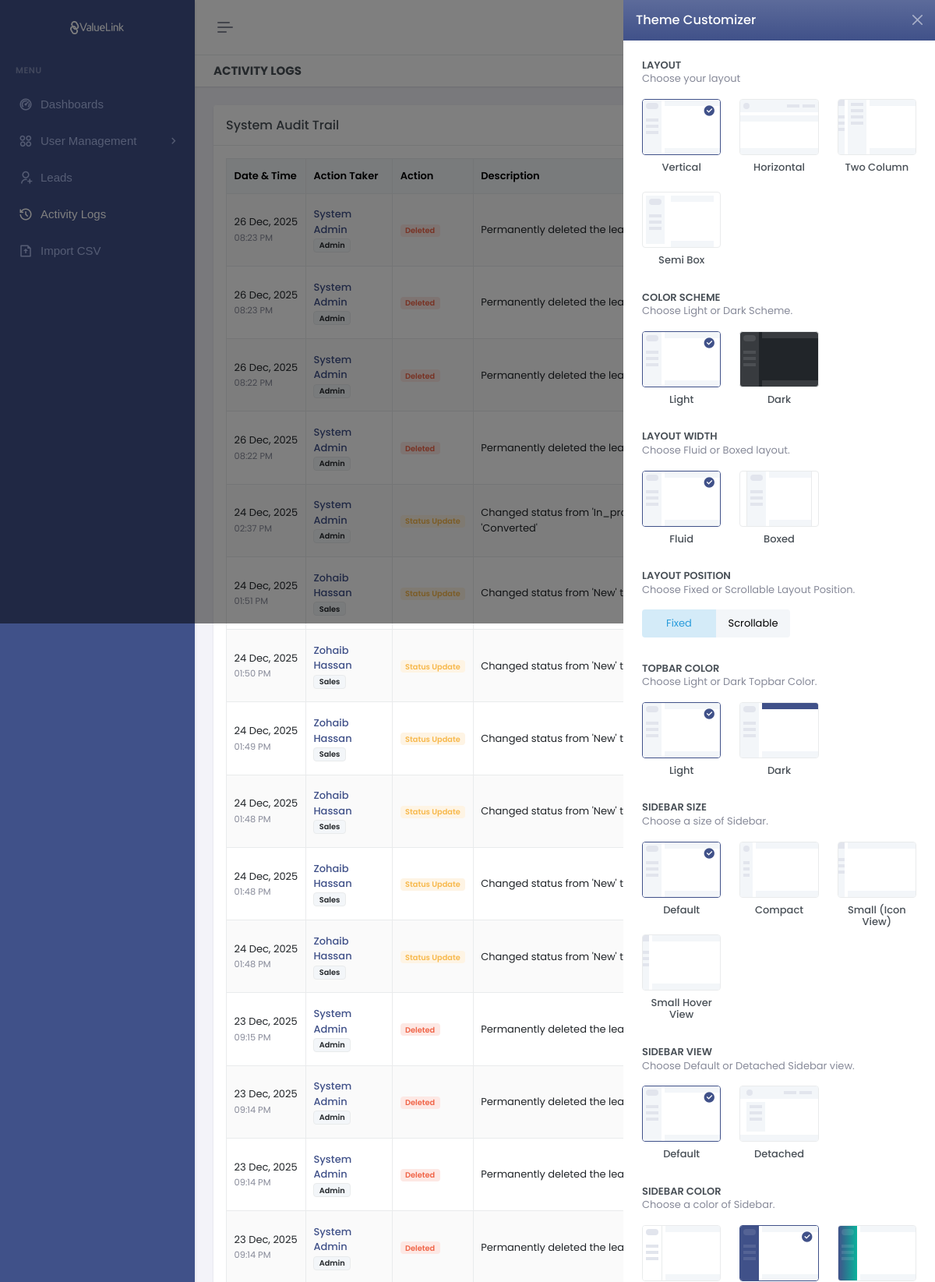
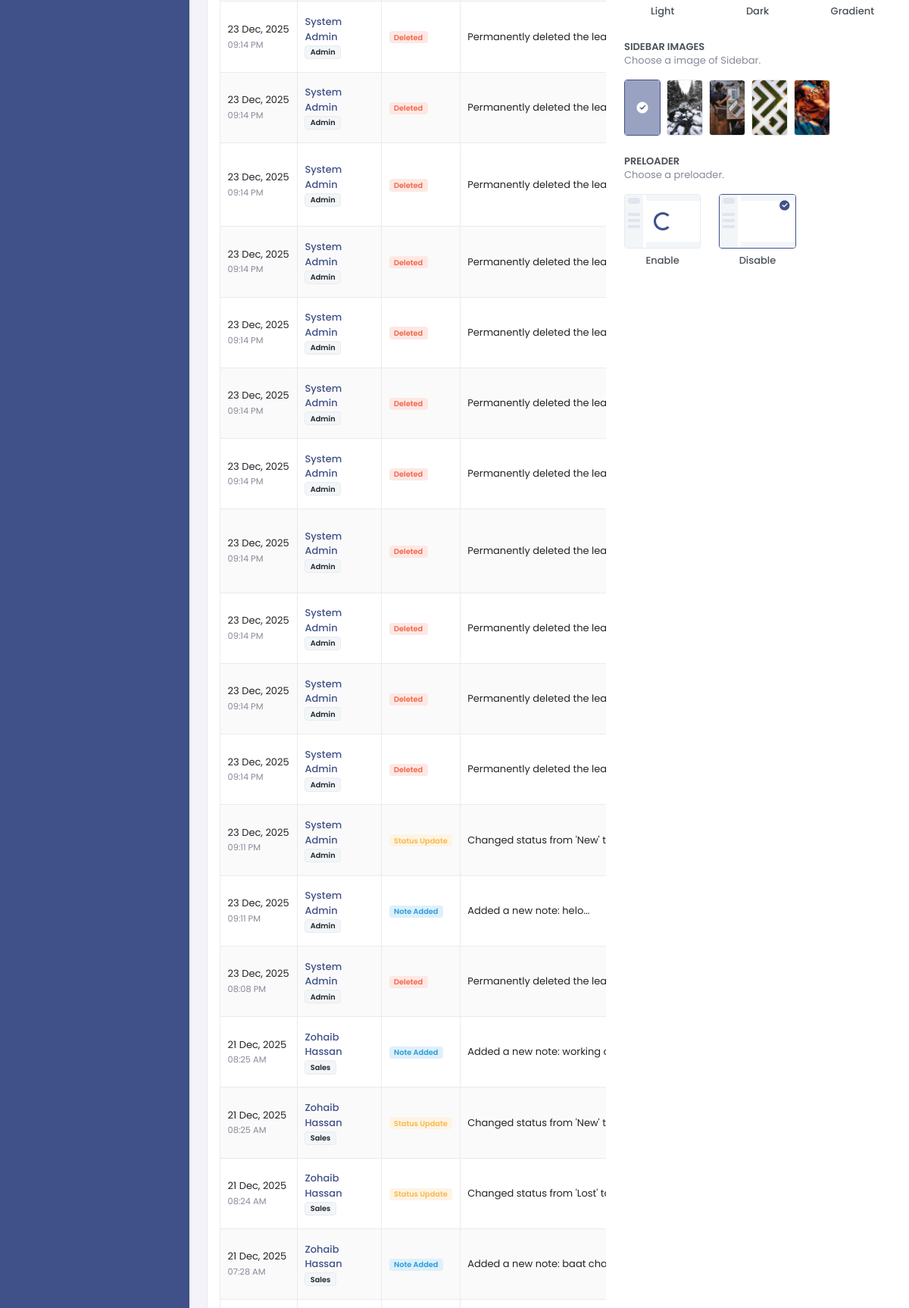
Page /logs.php (signed in, upper part) on the committed database (2 pictures, top to bottom).
### tables this page shows
CREATE TABLE `activity_logs` (
  `id` int(11) NOT NULL,
  `user_id` int(11) NOT NULL,
  `lead_id` int(11) DEFAULT NULL,
  `lead_name` varchar(150) DEFAULT NULL,
  `lead_email` varchar(150) DEFAULT NULL,
  `lead_form` varchar(150) DEFAULT NULL,
  `lead_created_at` datetime DEFAULT NULL,
  `action_type` varchar(50) DEFAULT NULL,
  `description` text DEFAULT NULL,
  `created_at` timestamp NOT NULL DEFAULT current_timestamp()
);

CREATE TABLE `users` (
  `id` int(11) NOT NULL,
  `name` varchar(100) NOT NULL,
  `email` varchar(150) NOT NULL,
  `password` varchar(255) NOT NULL,
  `role` enum('admin','marketing','sales') NOT NULL DEFAULT 'marketing',
  `is_active` tinyint(1) NOT NULL DEFAULT 1,
  `reset_token` varchar(255) DEFAULT NULL,
  `reset_token_expiry` datetime DEFAULT NULL,
  `created_at` datetime DEFAULT current_timestamp(),
  `updated_at` datetime DEFAULT current_timestamp() ON UPDATE current_timestamp(),
  `image` varchar(255) DEFAULT 'default.png'
);

### logs.php (the view, shortened to what this page needs)
<?php
require_once 'config/db.php';
$sql = "SELECT logs.*, u.name as action_taker_name, u.role as action_taker_role
        FROM activity_logs logs
        LEFT JOIN users u ON logs.user_id = u.id
        ORDER BY logs.created_at DESC";
$stmt = $pdo->query($sql);
$logs = $stmt->fetchAll();
require_once 'includes/header.php';
?>
<div class="main-content">
    <div class="page-content">
        <div class="container-fluid">
            <div class="row">
                <div class="col-12">
                    <div class="page-title-box d-sm-flex align-items-center justify-content-between">
                        <h4 class="mb-sm-0">Activity Logs</h4>
                        <div class="page-title-right">
                            <ol class="breadcrumb m-0">
                                <li class="breadcrumb-item"><a href="index.php">Dashboard</a></li>
                                <li class="breadcrumb-item active">Logs</li>
                            </ol>
                        </div>
                    </div>
                </div>
            </div>
            <div class="row">
                <div class="col-lg-12">
                    <div class="card">
                        <div class="card-header">
                            <h5 class="card-title mb-0">System Audit Trail</h5>
                        </div>
                        <div class="card-body">
                            <div class="table-responsive">
                                <table class="table table-bordered table-striped align-middle mb-0">
                                    <thead class="table-light">
                                        <tr>
                                            <th>Date & Time</th>
                                            <th>Action Taker</th>
                                            <th>Action</th>
                                            <th>Description</th>
                                            <th>Lead Details (Snapshot)</th>
                                        </tr>
                                    </thead>
                                    <tbody>
                                        <?php if (count($logs) > 0): ?>
                                            <?php foreach ($logs as $log): ?>
                                                <tr>
                                                    <td style="white-space: nowrap;">
                                                        <?php echo date('d M, Y', strtotime($log['created_at'])); ?><br>
                                                        <small class="text-muted"><?php echo date('h:i A', strtotime($log['created_at'])); ?></small>
                                                    </td>
                                                    <td>
                                                        <span class="fw-medium text-primary">
                                                            <?php echo htmlspecialchars($log['action_taker_name'] ?? 'Unknown User'); ?>
                                                        </span><br>
                                                        <span class="badge bg-light text-body border">
                                                            <?php echo ucfirst(htmlspecialchars($log['action_taker_role'] ?? 'N/A')); ?>
                                                        </span>
                                                    </td>
                                                    <td>
                                                        <?php
                                                            $type = $log['action_type'];
                                                            $badgeClass = 'secondary';
                                                            if($type == 'Status Update') $badgeClass = 'warning';
                                                            if($type == 'Note Added') $badgeClass = 'info';
                                                            if($type == 'Deleted') $badgeClass = 'danger';
                                                        ?>
                                                        <span class="badge bg-<?php echo $badgeClass; ?>-subtle text-<?php echo $badgeClass; ?>">
                                                            <?php echo htmlspecialchars($type); ?>
                                                        </span>
                                                    </td>
                                                    <td>
                                                        <?php echo htmlspecialchars($log['description']); ?>
                                                    </td>
                                                    <td>
                                                        <small class="d-block text-muted"><strong>Form:</strong> <?php echo htmlspecialchars($log['lead_form']); ?></small>
                                                        <small class="d-block text-muted"><strong>Name:</strong> <?php echo htmlspecialchars($log['lead_name']); ?></small>
                                                        <small class="d-block text-muted"><strong>Email:</strong> <?php echo htmlspecialchars($log['lead_email']); ?></small>
                                                        <small class="d-block text-muted"><strong>Received:</strong> <?php echo date('d M, Y', strtotime($log['lead_created_at'])); ?></small>
                                                    </td>
                                                </tr>
                                            <?php endforeach; ?>
                                        <?php else: ?>
                                            <tr>
                                                <td colspan="5" class="text-center text-muted">No activity recorded yet.</td>
                                            </tr>
                                        <?php endif; ?>
                                    </tbody>
                                </table>
                            </div>
                        </div>
                    </div>
                </div>
            </div>
        </div>
    </div>
    <?php require_once 'includes/footer.php'; ?>

### rows in the picture
activity_logs: created_at "26 Dec, 2025", created_at "08:23 PM", user.name "System Admin", user.role "Admin", action_type "Deleted", description "Permanently deleted the lead."
activity_logs: created_at "26 Dec, 2025", created_at "08:23 PM", user.name "System Admin", user.role "Admin", action_type "Deleted", description "Permanently deleted the lead."
activity_logs: created_at "26 Dec, 2025", created_at "08:22 PM", user.name "System Admin", user.role "Admin", action_type "Deleted", description "Permanently deleted the lead."
activity_logs: created_at "26 Dec, 2025", created_at "08:22 PM", user.name "System Admin", user.role "Admin", action_type "Deleted", description "Permanently deleted the lead."
activity_logs: created_at "24 Dec, 2025", created_at "02:37 PM", user.name "System Admin", user.role "Admin", action_type "Status Update", description "Changed status from 'In_progress' to 'Converted'"
activity_logs: created_at "24 Dec, 2025", created_at "01:51 PM", user.name "Zohaib Hassan", user.role "Sales", action_type "Status Update", description "Changed status from 'New' to 'Lost'"
activity_logs: created_at "24 Dec, 2025", created_at "01:50 PM", user.name "Zohaib Hassan", user.role "Sales", action_type "Status Update", description "Changed status from 'New' to 'Lost'"
activity_logs: created_at "24 Dec, 2025", created_at "01:49 PM", user.name "Zohaib Hassan", user.role "Sales", action_type "Status Update", description "Changed status from 'New' to 'Converted'"
activity_logs: created_at "24 Dec, 2025", created_at "01:48 PM", user.name "Zohaib Hassan", user.role "Sales", action_type "Status Update", description "Changed status from 'New' to 'Converted'"
activity_logs: created_at "24 Dec, 2025", created_at "01:48 PM", user.name "Zohaib Hassan", user.role "Sales", action_type "Status Update", description "Changed status from 'New' to 'Converted'"
activity_logs: created_at "24 Dec, 2025", created_at "01:48 PM", user.name "Zohaib Hassan", user.role "Sales", action_type "Status Update", description "Changed status from 'New' to 'In_progress'"
activity_logs: created_at "23 Dec, 2025", created_at "09:15 PM", user.name "System Admin", user.role "Admin", action_type "Deleted", description "Permanently deleted the lead."
activity_logs: created_at "23 Dec, 2025", created_at "09:14 PM", user.name "System Admin", user.role "Admin", action_type "Deleted", description "Permanently deleted the lead."
activity_logs: created_at "23 Dec, 2025", created_at "09:14 PM", user.name "System Admin", user.role "Admin", action_type "Deleted", description "Permanently deleted the lead."
activity_logs: created_at "23 Dec, 2025", created_at "09:14 PM", user.name "System Admin", user.role "Admin", action_type "Deleted", description "Permanently deleted the lead."
activity_logs: created_at "23 Dec, 2025", created_at "09:14 PM", user.name "System Admin", user.role "Admin", action_type "Deleted", description "Permanently deleted the lead."
activity_logs: created_at "23 Dec, 2025", created_at "09:14 PM", user.name "System Admin", user.role "Admin", action_type "Deleted", description "Permanently deleted the lead."
activity_logs: created_at "23 Dec, 2025", created_at "09:14 PM", user.name "System Admin", user.role "Admin", action_type "Deleted", description "Permanently deleted the lead."
activity_logs: created_at "23 Dec, 2025", created_at "09:14 PM", user.name "System Admin", user.role "Admin", action_type "Deleted", description "Permanently deleted the lead."
activity_logs: created_at "23 Dec, 2025", created_at "09:14 PM", user.name "System Admin", user.role "Admin", action_type "Deleted", description "Permanently deleted the lead."
activity_logs: created_at "23 Dec, 2025", created_at "09:14 PM", user.name "System Admin", user.role "Admin", action_type "Deleted", description "Permanently deleted the lead."
activity_logs: created_at "23 Dec, 2025", created_at "09:14 PM", user.name "System Admin", user.role "Admin", action_type "Deleted", description "Permanently deleted the lead."
activity_logs: created_at "23 Dec, 2025", created_at "09:14 PM", user.name "System Admin", user.role "Admin", action_type "Deleted", description "Permanently deleted the lead."
activity_logs: created_at "23 Dec, 2025", created_at "09:14 PM", user.name "System Admin", user.role "Admin", action_type "Deleted", description "Permanently deleted the lead."
activity_logs: created_at "23 Dec, 2025", created_at "09:14 PM", user.name "System Admin", user.role "Admin", action_type "Deleted", description "Permanently deleted the lead."
activity_logs: created_at "23 Dec, 2025", created_at "09:14 PM", user.name "System Admin", user.role "Admin", action_type "Deleted", description "Permanently deleted the lead."
activity_logs: created_at "23 Dec, 2025", created_at "09:11 PM", user.name "System Admin", user.role "Admin", action_type "Status Update", description "Changed status from 'New' to 'Converted'"
activity_logs: created_at "23 Dec, 2025", created_at "09:11 PM", user.name "System Admin", user.role "Admin", action_type "Note Added", description "Added a new note: helo..."
activity_logs: created_at "23 Dec, 2025", created_at "08:08 PM", user.name "System Admin", user.role "Admin", action_type "Deleted", description "Permanently deleted the lead."
activity_logs: created_at "21 Dec, 2025", created_at "08:25 AM", user.name "Zohaib Hassan", user.role "Sales", action_type "Note Added", description "Added a new note: working on it!..."
activity_logs: created_at "21 Dec, 2025", created_at "08:25 AM", user.name "Zohaib Hassan", user.role "Sales", action_type "Status Update", description "Changed status from 'New' to 'In_progress'"
activity_logs: created_at "21 Dec, 2025", created_at "08:24 AM", user.name "Zohaib Hassan", user.role "Sales", action_type "Status Update", description "Changed status from 'Lost' to 'New'"
activity_logs: created_at "21 Dec, 2025", created_at "07:28 AM", user.name "Zohaib Hassan", user.role "Sales", action_type "Note Added", description "Added a new note: baat chal rahi ha..."
